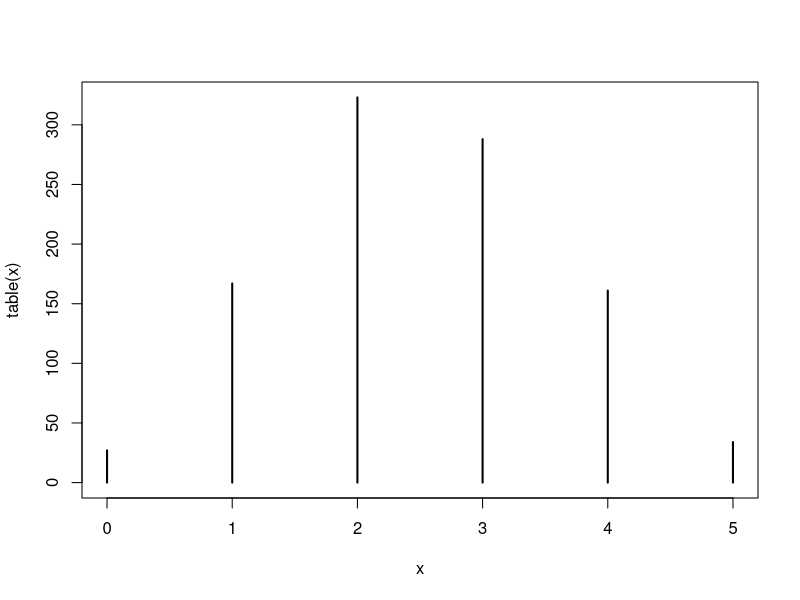
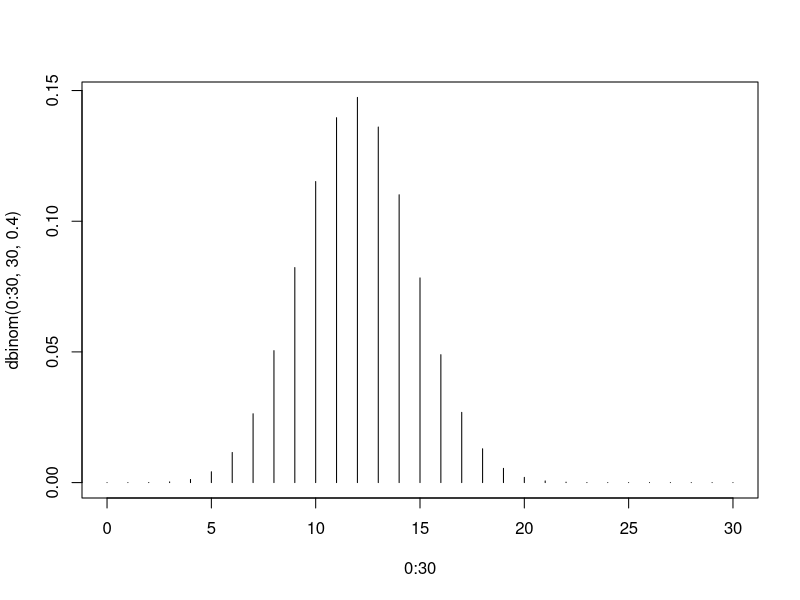

The R source for these figures, in order:
## ---- chunk 1
rbinom(100,1,0.5)
## ---- chunk 2
rbinom(100,1,0.5)
## ---- chunk 3
rbinom(100,1,0.1)
## ---- chunk 4
rbinom(100,1,0.9)
## ---- chunk 5
rbinom(200,1,0.5)
## ---- chunk 6
rbinom(100,5,0.5)
## ---- chunk 7
rbinom(100,5,0.9)
## ---- chunk 8
set.seed(0)
x <- (rbinom(100,5,0.5))
table(x)
## ---- chunk 9
x <- rbinom(1000,5,0.5)
table(x)
## ---- chunk 10
plot(table(x))
## ---- chunk 11
factorial(5)/(factorial(2)*factorial(3)) *  0.3^2 * (1-0.3)^(5-2)
## ---- chunk 12
dbinom(2,5,0.3)
## ---- chunk 13
factorial(5)/(factorial(0)*factorial(5)) * 0.3^0 * (1-0.3)^(5-0) +
factorial(5)/(factorial(1)*factorial(4)) * 0.3^1 * (1-0.3)^(5-1) +
factorial(5)/(factorial(2)*factorial(3)) * 0.3^2 * (1-0.3)^(5-2)
## ---- chunk 14
dbinom(0,5,0.3) + dbinom(1,5,0.3) + dbinom(2,5,0.3)
## ---- chunk 15
dbinom(0:2,5,0.3)
## ---- chunk 16
sum(dbinom(0:2,5,0.3))
## ---- chunk 17
pbinom(2,5,0.3)
## ---- chunk 18
dbinom(5,10,0.3)   # probability that we observe r=5 successes
pbinom(4,10,0.3)   # probability that we observe r<=4 successes
rbinom(20,10,0.3)  # 20 random observations from Bin(10,0.3)
qbinom(0.99,10,0.3) # 99th percentile of Bin(10,0.3)
## ---- chunk 19
table(rbinom(1000000,5,0.3))
## ---- chunk 20
dbinom(0:5,5,0.3)
## ---- chunk 21
sum(dbinom(0:5,5,0.3))
## ---- chunk 22
sum(dbinom(0:115,115,0.324324))
## ---- chunk 23
mean(rbinom(1e6,7,0.3))
var(rbinom(1e6,7,0.3))
## ---- chunk 24
rbinom(100,10,0.4)
## ---- chunk 25
rbinom(100,30,0.4)
## ---- chunk 26
plot(0:30,dbinom(0:30,30,0.4),type='h')
## ---- chunk 27
dbinom(15:30,30,0.4)
## ---- chunk 28
sum(dbinom(15:30,30,0.4))
## ---- chunk 29
1-pbinom(14,30,0.4)
## ---- chunk 30
sum(rbinom(1e6,30,0.4) >= 15)/1e6
## ---- chunk 31
dbinom(5,10,0.3)
## ---- chunk 32
pbinom(6,10,0.3)
## ---- chunk 33
sum(dbinom(1:9,10,0.3))
1-dbinom(0, 10, 0.3)-dbinom(10, 10, 0.3)
## ---- chunk 34
10*0.3
10*0.3*(1-0.3)
## ---- chunk 35
#P(X = 5)
sum(rbinom(1e6,10,0.3)==5)/1e6

#P(X <=6)
sum(rbinom(1e6,10,0.3)<=6)/1e6

#P(1 <= X <=9)
x <- rbinom(1e6,10,0.3)
sum((x>0) & (x<10))/1e6

#E[X] and Std[X]
mean(rbinom(1e6,10,0.3))
sd(rbinom(1e6,10,0.3))
